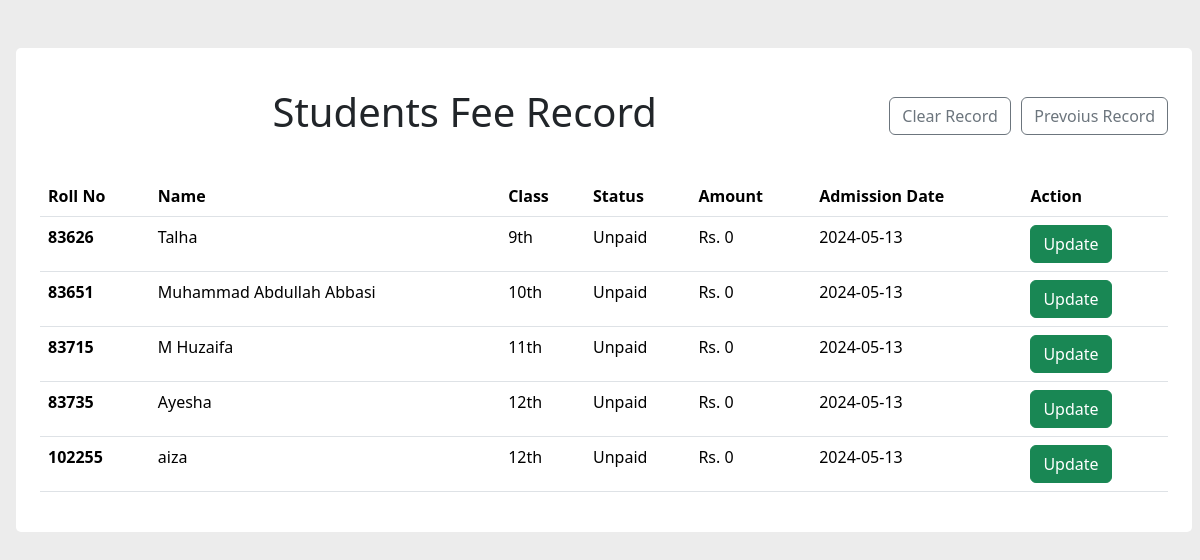
The page /students_fee_record on the database its author committed.
### server.py (models this page shows, shortened)
class Stud_fee(db.Model):
    sno = db.Column(db.Integer, primary_key = True)
    name = db.Column(db.String(200), nullable = False)
    classNo = db.Column(db.Integer, nullable = False)
    status = db.Column(db.String(20), nullable = False)
    amount = db.Column(db.Integer, nullable = False)
    date_admission = db.Column(db.String(100), nullable = False)

### server.py (the view)
@app.route("/students_fee_record")
def std_fee_record():
    allStds = Stud_fee.query.all()
    allStds = sorted(allStds, key=lambda x: x.classNo)
    return render_template('FinanceManagement/students_fee_record.html', allStds = allStds)

### templates/FinanceManagement/students_fee_record.html (shortened to what this page needs)
<!DOCTYPE html>
<html lang="en">
<head>
    <link href="https://cdn.jsdelivr.net/npm/bootstrap@5.3.3/dist/css/bootstrap.min.css" rel="stylesheet">
</head>
<body style="background-color: rgb(236, 236, 236);">
    <div class="my-5 mx-3" style="width: 98%; background-color: white; padding: 2%; border-radius: 5px; align-self: center;">
        <h1 class="my-3" style="text-align: center;"> Students Fee Record
          <span style="float: right;">
            <a href="/clear_std_fee" type="button" class="btn btn-outline-secondary">Clear Record</a>
            <a href="/std_prev_record" type="button" class="btn btn-outline-secondary">Prevoius Record</a>
          </span>
        </h1>
        <br>
        <table class="table">
            <thead>
              <tr>
                <th scope="col">Roll No</th>
                <th scope="col">Name</th>
                <th scope="col">Class</th>
                <th scope="col">Status</th>
                <th scope="col">Amount</th>
                <th scope="col">Admission Date</th>
                <th scope="col">Action</th>
              </tr>
            </thead>
            <tbody>
              {% for Std in allStds %}
                <tr>
                  <th scope="row">{{Std.sno}}</th>
                  <td>{{Std.name}}</td>
                  <td>{{Std.classNo}}th</td>
                  <td>
                    <div style="display: inline; margin-right: 20%; cursor: pointer;" >
                          {{Std.status}}
                      </div>
                  </td>
                  <td>Rs. {{Std.amount}}</td>
                  <td>{{Std.date_admission}}</td>
                  <td><a href="/std_fee/{{Std.sno}}" type="submit" class="btn btn-success">Update</a></td>
                </tr>
              {% endfor %}
            </tbody>
          </table>
    </div>
</body>
</html>

### rows shown on the page
Stud_fee: sno "83626", name "Talha", classNo "9", status "Unpaid", amount "0", date_admission "2024-05-13"
Stud_fee: sno "83651", name "Muhammad Abdullah Abbasi", classNo "10", status "Unpaid", amount "0", date_admission "2024-05-13"
Stud_fee: sno "83715", name "M Huzaifa", classNo "11", status "Unpaid", amount "0", date_admission "2024-05-13"
Stud_fee: sno "83735", name "Ayesha", classNo "12", status "Unpaid", amount "0", date_admission "2024-05-13"
Stud_fee: sno "102255", name "aiza", classNo "12", status "Unpaid", amount "0", date_admission "2024-05-13"
